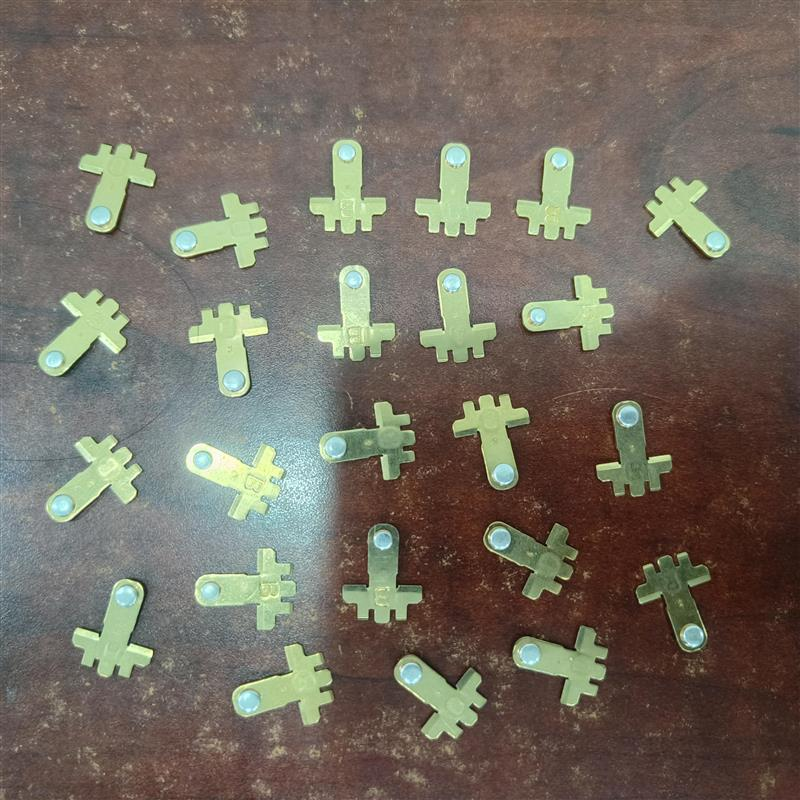
#> input picture arranged.jpg, 800 x 800 px
$ python -i robot_calibration_service.py   (imports and definitions only)
#> lines starting #> are read from the running program, lines starting #| are printed output that depends on the picture
# services/robot_calibration_service.py
import cv2
import numpy as np
from pydantic import BaseModel
from typing import List, Tuple


class Coordinate(BaseModel):
    x: float
    y: float


def preprocess_image(image_data: bytes) -> np.ndarray:
    """Đọc và xử lý ảnh từ bytes"""
    nparr = np.frombuffer(image_data, np.uint8)
    image = cv2.imdecode(nparr, cv2.IMREAD_GRAYSCALE)

    if image is None:
        raise ValueError("Could not load image")

    clahe = cv2.createCLAHE(clipLimit=2.0, tileGridSize=(8, 8))
    clahe_image = clahe.apply(image)
    blurred = cv2.GaussianBlur(clahe_image, (5, 5), 0)
    edges = cv2.Canny(blurred, 100, 200)

    return edges


# [78 lines left out: functions find_contour_centers, calculate_homography, not called in this run]

>>> import cv2
>>> picture = cv2.imread('../arranged.jpg', cv2.IMREAD_GRAYSCALE)
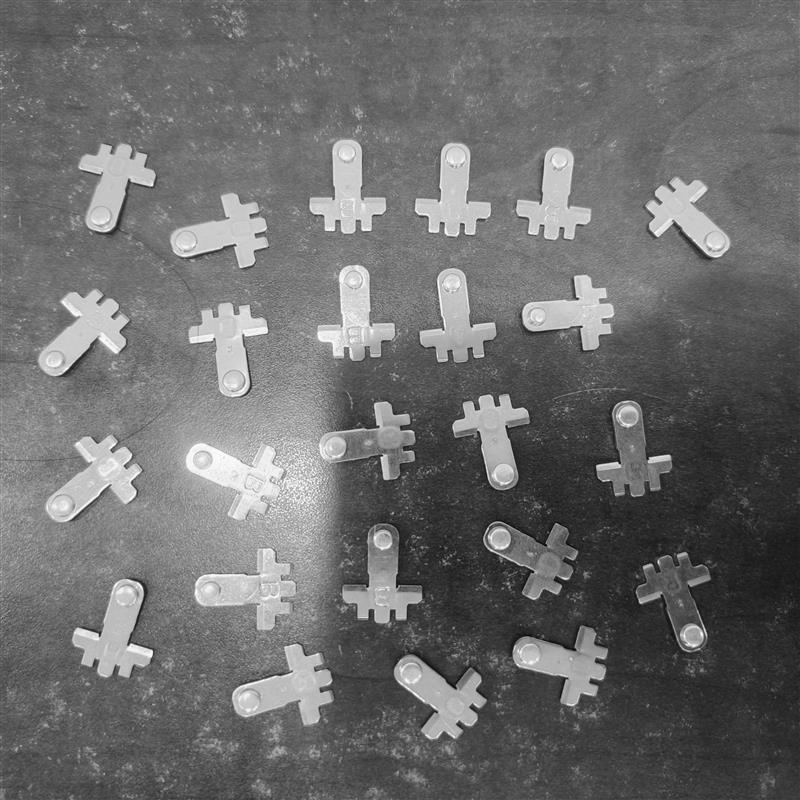
#> picture: shape (800, 800); min 0, max 255, mean 108.7
#> (the run stopped early here; a loop or call above may not have finished)

$ run again, on crop.JPG
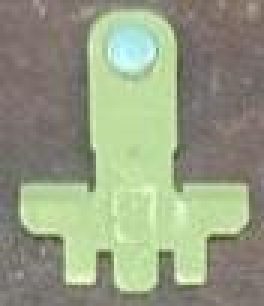
#> input picture crop.JPG, 88 x 102 px (shown 3 times larger)
#> `picture = cv2.imread('../arranged.jpg', cv2.IMREAD_GRAYSCALE)`:
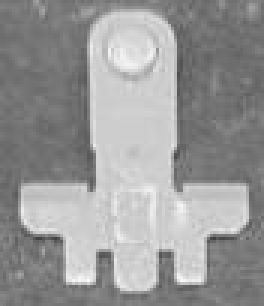
#> picture: shape (102, 88) (shown 3 times larger); min 63, max 250, mean 152.1
#> nparr = 8976 values, max 250 at index 8213, min 63 at index 7023, mean 152.1
